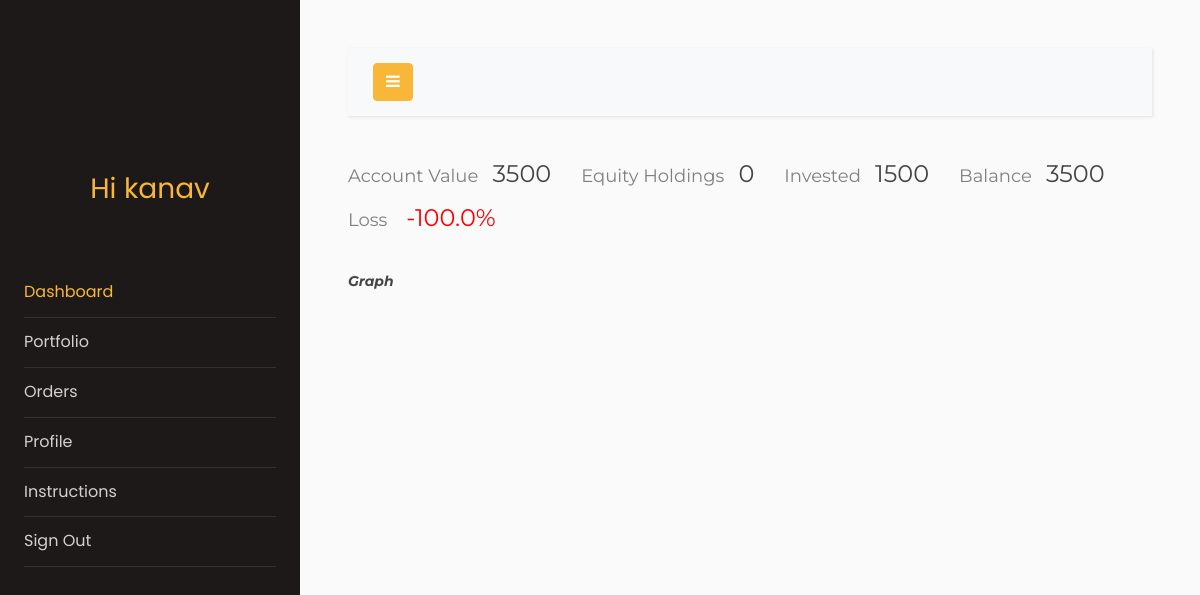
Before: /dashboard (signed in) with the older database file.
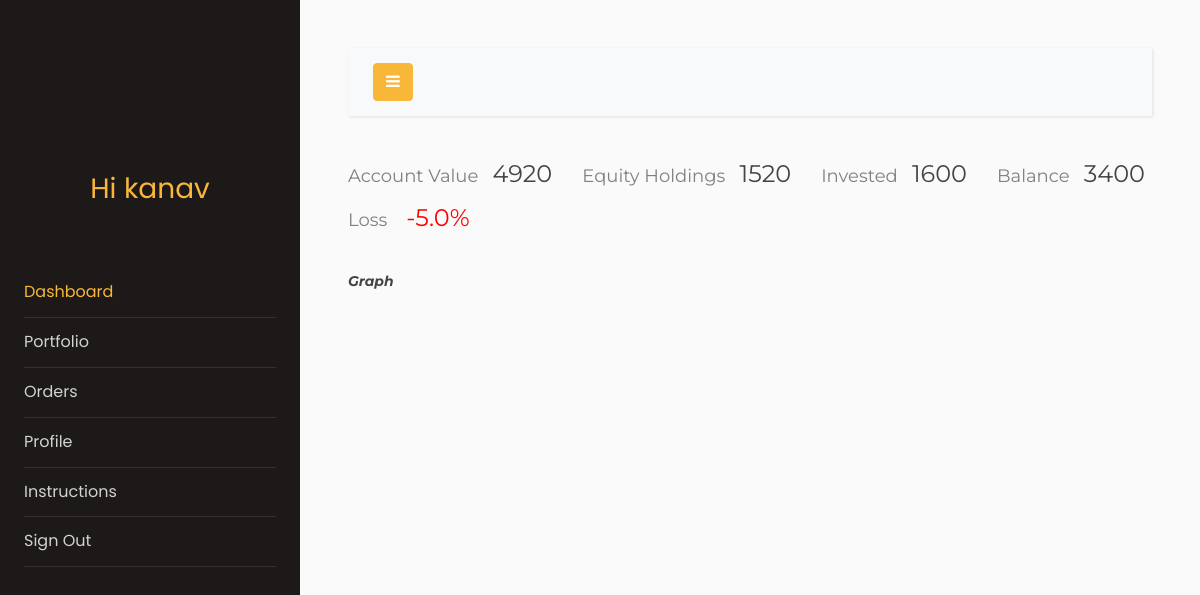
After: the same page with the newer database file.
### models.py (models this page shows, shortened)
class Users(db.Model, UserMixin):
    __tablename__ = "users"
    name = db.Column(db.String(64))
    pasword_hash = db.Column(db.String(128))
    id = db.Column(db.Integer, primary_key=True)
    address = db.Column(db.String(128))
    funds = db.Column(db.Integer, default=0)
    email = db.Column(db.String(64), unique=True, index=True)
    mode = db.Column(db.Integer, default=0)  # 0 is manual, 1 is automatic

### app.py (the view)
@app.route("/dashboard", methods=["GET", "POST"])
@login_required
def dashboard():
    line1 = mainGraph1()
    line2 = mainGraph2()
    invested = 0
    data = stockList.query.filter_by(userId=current_user.id).all()
    if data:
        for d in data:
            invested = invested + d.invested
    Holdings = get_equity()
    if invested > 0:
        profit = ((Holdings - invested) / invested) * 100
    else:
        profit = 0
    profit = round(profit, 2)
    Balance = current_user.funds
    AccValue = Holdings + Balance
    return render_template(
        "dashboard.html",
        invested=invested,
        AccValue=AccValue,
        Holdings=Holdings,
        profit=profit,
        Balance=Balance,
        line1=line1,
        line2=line2,
    )

### graph_dashboard.py (called while the page is built)
def main_graph2():
    mp = {}
    rows = (Transactions.query.filter_by(userId=current_user.id).order_by(
        Transactions.date).all())
    for r in rows:
        dt = (r.date)
        if dt in mp.keys():
            if r.type == 0:
                mp[dt] = mp[dt] + int(r.amount)
            else:
                mp[dt] = mp[dt] - int(r.amount)
        else:
            if r.type == 0:
                mp[dt] = int(r.amount)
            else:
                mp[dt] = 0 - int(r.amount)
    tod = today.strftime("%Y-%m-%d")
    x = list(mp.keys())
    y = list(mp.values())
    for idx in range(1, len(x)):
        y[idx] = y[idx - 1] + y[idx]
    if tod not in mp.keys():
        x.append(tod)
        y.append(y[-1])
    return x, y

def get_equity():
    now=datetime.today()
    now=now.strftime("%Y-%m-%d")
    if now in mp2.keys():
        return mp2[now]
    else:
        v=list(mp2.keys())[-1]
        return mp2[v]

### models.py (called while the page is built)
@login_manager.user_loader
def load_user(user_id):
    return Users.query.get(user_id)

### templates/dashboard.html (shortened to what this page needs)
<!doctype html>
<html lang="en">
<head>
  <link rel="stylesheet" href="https://stackpath.bootstrapcdn.com/font-awesome/4.7.0/css/font-awesome.min.css">
  <link rel="stylesheet" href="{{ url_for('static', filename='css1/style.css') }}">
</head>
<body style="overflow-x: hidden;">
  <div class="wrapper d-flex align-items-stretch">
    <nav id="sidebar" style="overflow-y: hidden;">
      <div class="p-4 pt-5">
        <a href="#" class="img logo"></a>
        <h3 style="color: #f8b739; font-family: Poppins, Arial, sans-serif; text-align: center;">Hi
          {{current_user.name}}</h3>
        <br>
        <br>
        <ul class="list-unstyled components mb-5">
          <li class="active">
            <a href="{{url_for('dashboard')}}">Dashboard</a>
          </li>
          <li>
            <a href="{{url_for('portfolio')}}">Portfolio</a>
          </li>
          <li>
            <a href="{{url_for('orders')}}">Orders</a>
          </li>
          <li>
            <a href="{{url_for('profile')}}">Profile</a>
          </li>
          <li>
            <a href="{{url_for('instructions')}}">Instructions</a>
          </li>
          <li>
            <a href="{{url_for('logout')}}">Sign Out</a>
          </li>
        </ul>
      </div>
    </nav>
    <div id="content" class="p-4 p-md-5">
      <nav class="navbar navbar-expand-lg navbar-light bg-light">
        <div class="container-fluid">
          <button type="button" id="sidebarCollapse" class="btn btn-primary">
            <i class="fa fa-bars"></i>
          </button>
        </div>
      </nav>
      <div class="row">
        <div class="col-md-auto">
          <h4 style="font-family: Montserrat; color: #444;"><span style="color: grey; font-size: large;">Account Value &nbsp; </span>{{AccValue}}</h4>
        </div>
        <div class="col-md-auto">
          <h4 style="font-family: Montserrat; color: #444;"><span style="color: grey; font-size: large;">Equity Holdings &nbsp; </span>{{Holdings}}</h4>
        </div>
        <div class="col-md-auto">
          <h4 style="font-family: Montserrat; color: #444;"><span style="color: grey; font-size: large;">Invested &nbsp; </span>{{invested}}</h4>
        </div>
        <div class="col-md-auto">
          <h4 style="font-family: Montserrat; color: #444;"><span style="color: grey; font-size: large;">Balance &nbsp; </span>{{Balance}}</h4>
        </div>
        <div class="col-md-auto">
          {%if profit>=0%}
          <h4 style="font-family: Montserrat; color: #444;"><span style="color: grey; font-size: large;">Profit &nbsp; &nbsp; </span><span style="color: green;">{{profit}}%</span></h4>
          {%else%}
          <h4 style="font-family: Montserrat; color: #444;"><span style="color: grey; font-size: large;">Loss &nbsp; &nbsp;</span><span style="color: red;">{{profit}}%</span></h4>
          {%endif%}
        </div>
      </div>
     <br>
      <div class="row">
        <div class="col-md-12">
          <em
              style="font-family: Montserrat; color: #444; font-weight: bold;">
         Graph</em>
        </div>
      </div>
      </div>
      </div>
</body>
</html>

Changed rows visible on the page:
changed Users "kanav": funds "3500" → "3400"
Other visible differences:
{{ AccValue }}: "3500" → "4920"
{{ Holdings }}: "0" → "1520"
{{ invested }}: "1500" → "1600"
{{ profit }}: "-100.0" → "-5.0"
